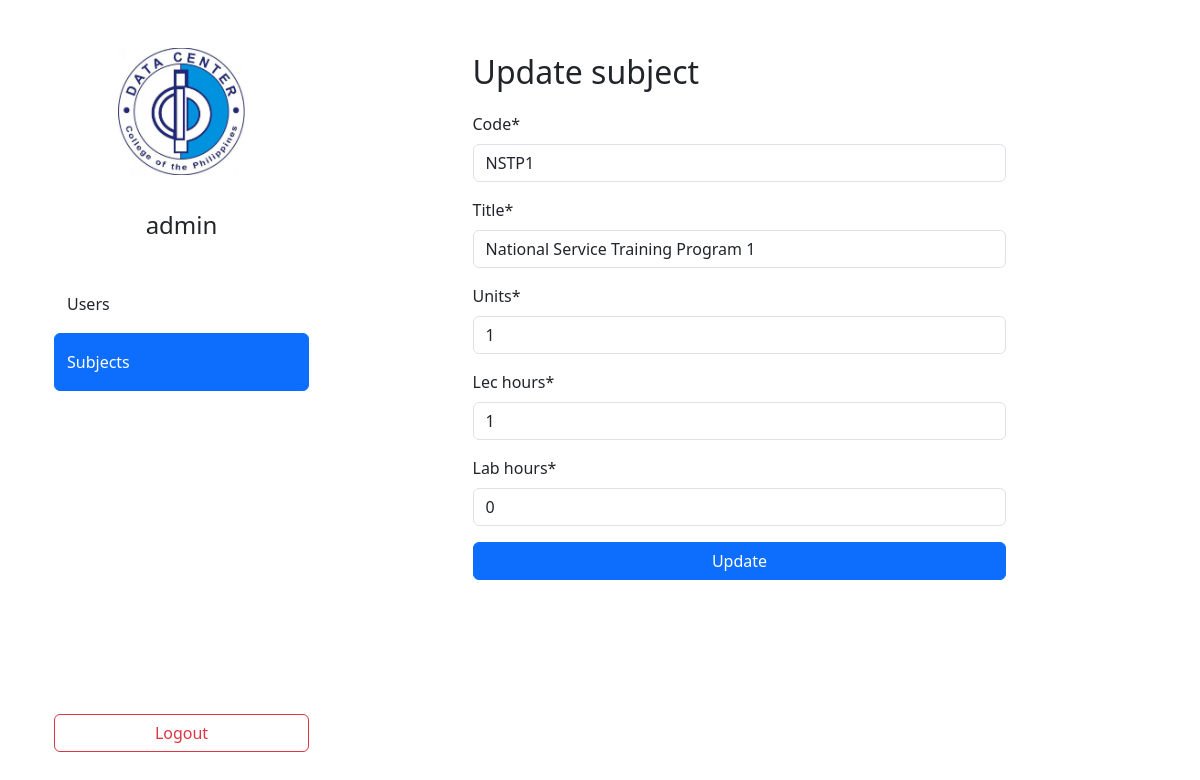
/staffs/subjects/update/1/ (signed in), run on the app's committed database.
### staffs/models.py (models this page shows, shortened)
class CustomUser(AbstractUser):
    UTYPE_STU = "STU"
    UTYPE_TEA = "TEA"
    UTYPE_CAS = "CAS"
    UTYPE_STA = "STA"
    UTYPES = (
        (UTYPE_STU, "Student"),
        (UTYPE_TEA, "Teacher"),
        (UTYPE_CAS, "Cashier"),
        (UTYPE_STA, "Staff")
    )
    subjects = models.ManyToManyField(to=Subject, related_name="subjects")
    utype = models.CharField(
        max_length=20,
        choices=UTYPES,
        null=False,
        blank=False
    )

class Subject(models.Model):
    code = models.CharField(max_length=20, unique=True, null=False, blank=False)
    title = models.CharField(max_length=255, unique=True, blank=False, null=False)
    date_pub = models.DateTimeField(auto_now_add=True)
    date_mod = models.DateTimeField(auto_now=True)
    units = models.SmallIntegerField(null=False, blank=False)
    lec_hours = models.SmallIntegerField(null=False, blank=False)
    lab_hours = models.SmallIntegerField(null=False, blank=False)

### staffs/views/subjects.py (the view)
# urls.py: path("subjects/update/<int:pk>/", SubjectUpdateView.as_view(), name="subjects_update"),
class SubjectUpdateView(LoginRequiredMixin, StaffRequiredMixin, UpdateView):
    model = Subject
    fields = '__all__'
    context_object_name = 'subject'
    template_name = 'staffs/subjects/subjects_update.html'
    success_url = reverse_lazy('subjects_list')

### staffs/mixins.py (called while the page is built)
    def test_func(self):
        return self.request.user.utype == "STA"

### templates/staffs/subjects/subjects_update.html (shortened to what this page needs)
{% extends 'dashboard.html' %}
{% load crispy_forms_filters %}
{% load crispy_forms_tags %}
{% block links %}
    <a href="{% url 'users_list' %}" class="btn text-start py-3">Users</a>
    <a href="{% url 'subjects_list' %}" class="btn btn-primary text-start py-3">Subjects</a>
{% endblock %}
{% block data %}
    <div class="row justify-content-center">
        <div class="col-8">
            <p class="fs-2">Update subject</p>
            <form action="{% url 'subjects_update' subject.pk %}" method="post">
                {{ form|crispy }}
                <input type="submit" value="Update" class="btn btn-primary w-100">
            </form>
        </div>
    </div>
{% endblock %}

### templates/dashboard.html (shortened to what this page needs)
{% extends 'base.html' %}
{% load static %}
{% block content %}
    <div class="container">
        <div class="container">
            <div class="row vh-100">
                <div class="col col-3 d-flex flex-column py-5">
                    <img class="img-fluid w-50 mx-auto d-block" src="{% static 'logo.jpg' %}" alt="dccph-logo">
                    <p class="fs-4 my-3 py-3 text-center">
                        {% if user.get_full_name %}
                            {{ user.get_full_name }}
                        {% else %}
                            {{ user.username }}
                        {% endif %}
                    </p>
                    {% block links %}
                    {% endblock links %}
                    <a href="{% url 'logout' %}" class="btn btn-outline-danger mt-auto">Logout</a>
                </div>
                <div class="col py-5 vh-100 overflow-y-scroll">
                    {% block data %}
                    {% endblock data %}
                </div>
            </div>
        </div>
    </div>
{% endblock content %}

### data on the page
CustomUser: username "admin"
Subject: code "NSTP1", title "National Service Training Program 1", units "1", lec_hours "1", lab_hours "0"
